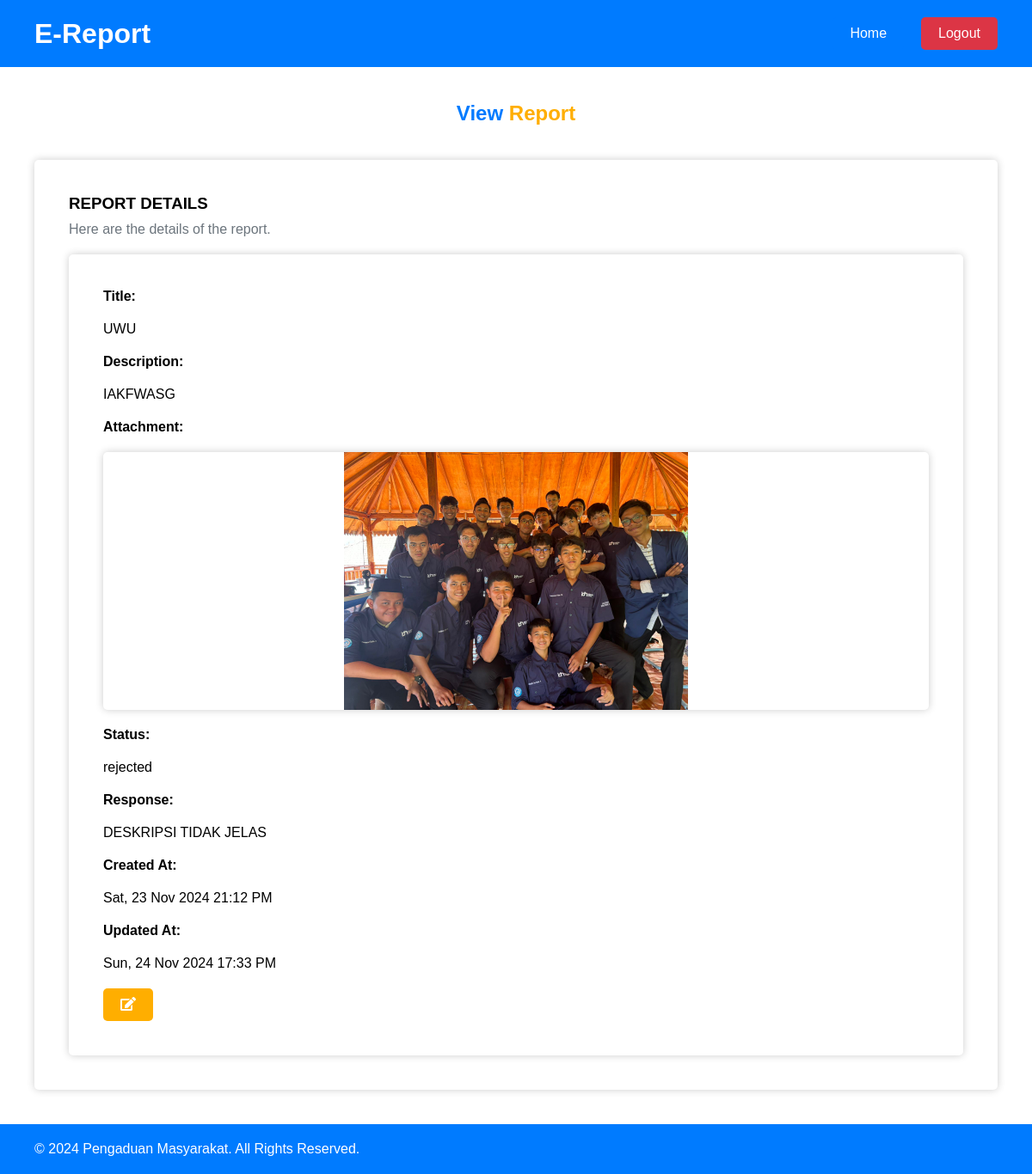
Screenshot of /public/?page=report-view&id=8 (signed in) with the database file from the repository.
### tables this page shows
CREATE TABLE `reports` (
  `id` int(11) NOT NULL,
  `title` varchar(255) NOT NULL,
  `description` text NOT NULL,
  `attachment` varchar(255) DEFAULT NULL,
  `user_id` int(11) NOT NULL,
  `status` enum('pending','in_progress','resolved','rejected') NOT NULL DEFAULT 'pending',
  `response` text DEFAULT NULL,
  `created_at` timestamp NOT NULL DEFAULT current_timestamp(),
  `updated_at` timestamp NOT NULL DEFAULT current_timestamp()
);

### config/database.php (called while the page is built)
<?php
class Database {
    private static $host = 'localhost';
    private static $dbName = 'e-report';
    private static $username = 'root';
    private static $password = '';
    private static $pdo;
    public static function getConnection() {
        if (self::$pdo == null) {
            try {
                $dsn = 'mysql:host=' . self::$host . ';dbname=' . self::$dbName . ';charset=utf8';
                self::$pdo = new PDO($dsn, self::$username, self::$password);
                self::$pdo->setAttribute(PDO::ATTR_ERRMODE, PDO::ERRMODE_EXCEPTION);
            } catch (PDOException $e) {
                die('Connection failed: ' . $e->getMessage());
            }
        }
        return self::$pdo;
    }
}

### models/Report.php (called while the page is built, shortened)
<?php
require_once '../config/database.php';
class Report
{
    private $pdo;
    public function __construct()
    {
        $this->pdo = Database::getConnection();
    }
    public function getById($id)
    {
        $sql = "SELECT * FROM reports WHERE id = :id";
        $stmt = $this->pdo->prepare($sql);
        $stmt->bindParam(':id', $id, PDO::PARAM_INT);
        $stmt->execute();
        return $stmt->fetch(PDO::FETCH_ASSOC);
    }
}

### public/index.php (called while the page is built)
<?php
require_once '../config/database.php';
require_once '../routes/web.php';

### helpers/url_helper.php (called while the page is built, shortened)
<?php
function url($page, $params = []) {
    $baseUrl = "http://localhost/e-report/public";
    $queryString = http_build_query($params);
    return $baseUrl . "/?page=" . $page . ($queryString ? "&" . $queryString : "");
}

### helpers/auth_helper.php (called while the page is built, shortened)
<?php
function isAuthenticated() {
    return isset($_SESSION['user']);
}

### helpers/date_helper.php (called while the page is built)
<?php
function format_date($date) {
    return date('D, d M Y H:i A', strtotime($date));
}
?>

### views/reports/view.php (the view, shortened to what this page needs)
<?php
require_once '../views/layout/header.php';
require_once '../helpers/date_helper.php';
require_once '../helpers/auth_helper.php';
?>
<main>
    <h2>View <span>Report</span></h2>
    <section>
        <h3>Report Details</h3>
        <p>Here are the details of the report.</p>
        <article>
            <h4>Title:</h4>
            <p><?= $report['title']; ?></p>
            <h4>Description:</h4>
            <p><?= $report['description']; ?></p>
            <h4>Attachment:</h4>
            <?php if ($report['attachment']): ?>
                <img src="uploads/<?= $report['attachment']; ?>" alt="Attachment" onclick="openImage('uploads/<?= $report['attachment']; ?>')" title="Click to open">
            <?php else: ?>
                <p>No attachment available.</p>
            <?php endif; ?>
            <h4>Status:</h4>
            <p><?= $report['status']; ?></p>
            <h4>Response:</h4>
            <p><?= $report['response'] ?? 'No response'; ?></p>
            <h4>Created At:</h4>
            <p><?= format_date($report['created_at']) ?></p>
            <h4>Updated At:</h4>
            <p><?= format_date($report['updated_at']) ?></p>
            <div class="actions">
                <a class="btn edit-btn" href="<?= url('report-edit', ['id' => $report['id']]); ?>">
                    <i class="fas fa-edit"></i>
                </a>
            </div>
        </article>
    </section>
</main>
<?php require_once '../views/layout/footer.php'; ?>

### routes/web.php (shortened to what this page needs)
<?php
require_once '../helpers/url_helper.php';
require_once '../helpers/auth_helper.php';
require_once '../controllers/AdminController.php';
$page = $_GET['page'] ?? 'home';
$authController = new AuthController();
$reportController = new ReportController();
$adminController = new AdminController();
if ($page === 'login') {
    $authController->showLoginForm();
} elseif ($page === 'register') {
    $authController->showRegisterForm();
} elseif ($page === 'doLogin') {
    $authController->login();
} elseif ($page === 'doRegister') {
    $authController->register();
} elseif ($page === 'logout') {
    $authController->logout();
} elseif ($page === 'report-view') {
    $controller = isAdmin() ? $adminController : $reportController;
    $controller->show($_GET['id']);
} elseif ($page === 'report-create') {
    $reportController->create();
} elseif ($page === 'report-store') {
    $reportController->store();
} elseif ($page === 'report-edit') {
    $controller = isAdmin() ? $adminController : $reportController;
    $controller->edit($_GET['id']);
} elseif ($page === 'report-update') {
    $reportController->update($_POST['id']);
} elseif ($page === 'report-delete') {
    $reportController->delete($_GET['id']);
} elseif ($page === 'report-update-status') {
    $adminController->update($_POST['id']);
} elseif ($page === 'home') {
    $controller = isAdmin() ? $adminController : $reportController;
    $controller->index();
} else {
    require_once '../views/error-page.php';
}

### controllers/AdminController.php (shortened to what this page needs)
<?php
require_once '../models/Report.php';
require_once '../helpers/url_helper.php';
require_once '../helpers/auth_helper.php';
class AdminController
{
    private $reportModel;
    public function __construct()
    {
        $this->reportModel = new Report();
    }
    public function show($id)
    {
        $report = $this->reportModel->getById($id);
        if (!$report) {
            $error = "Report not found";
            require_once '../views/error-page.php';
        } else {
            require_once '../views/reports/view.php';
        }
    }
}

### views/layout/header.php (shortened to what this page needs)
<?php
require_once '../helpers/auth_helper.php';
require_once '../helpers/url_helper.php';
?>
<!DOCTYPE html>
<html lang="en">
<head>
    <link rel="stylesheet" href="./css/style.css">
    <link rel="stylesheet" href="https://cdnjs.cloudflare.com/ajax/libs/font-awesome/5.15.3/css/all.min.css">
</head>
<body>
    <header>
        <a href="<?= url('home'); ?>">
            <h1>E-Report</h1>
        </a>
        <nav>
            <?php if (isAuthenticated()): ?>
                <a class="btn home-btn" href="<?= url('home'); ?>">Home</a>
                <a class="btn logout-btn" href="<?= url('logout'); ?>">Logout</a>
            <?php else:; ?>
                <a class="btn login-btn" href="<?= url('login'); ?>">Login</a>
                <a class="btn register-btn" href="<?= url('register'); ?>">Register</a>
            <?php endif; ?>
        </nav>
    </header>

### views/layout/footer.php
<footer>
    <p>&copy; 2024 Pengaduan Masyarakat. All Rights Reserved.</p>
</footer>
</body>
</html>

### assets/css/style.css (style rules this page uses)
* { margin: 0; padding: 0; font-family: "Montserrat", sans-serif; box-sizing: border-box; }
:root { --primary-color: #007bff; --secondary-color: #6c757d; --complement-color: #ffae00; --red-color: #dc3545; --padding-container: 20px 40px; --padding-btn: 10px 20px; --gap: 20px; --border-radius: 5px; --form-max-w: 500px; --box-shadow: 0 0 10px rgba(0, 0, 0, 0.2); }
a { text-decoration: none; color: inherit; }
body { background-color: var(--background-color); }
header { display: flex; justify-content: space-between; align-items: center; padding: var(--padding-container); background-color: var(--primary-color); color: #fff; }
nav { display: flex; align-items: center; gap: var(--gap); font-weight: 500; }
.btn { background-color: var(--primary-color); color: #fff; padding: var(--padding-btn); border-radius: var(--border-radius); position: relative; overflow: hidden; border: none; cursor: pointer; font-size: 1rem; font-weight: 500; text-align: center; }
.btn::before { content: ""; position: absolute; top: 0; right: 0; width: 0; height: 100%; background-color: rgba(0, 0, 0, 0.15); transition: width 0.3s ease-in-out; }
.logout-btn { background-color: var(--red-color); }
main { margin: 20px 0; padding: var(--padding-container); display: flex; flex-direction: column; gap: var(--gap); justify-content: center; align-items: center; }
footer { padding: var(--padding-container); background-color: var(--primary-color); color: #fff; display: flex; justify-content: space-between; align-items: center; }
h2 { text-align: center; margin-bottom: 20px; color: var(--primary-color); font-size: 24px; }
h2 > span { color: var(--complement-color); }
section { display: flex; flex-direction: column; gap: calc(var(--gap) / 2); padding: 40px; background-color: #fff; border-radius: var(--border-radius); box-shadow: var(--box-shadow); width: 100%; margin: 0 auto; }
section > h3 { text-transform: uppercase; }
section > p { color: var(--secondary-color); margin-bottom: 10px; }
.actions { display: flex; gap: 10px; }
.edit-btn { background-color: var(--complement-color); }
article { display: flex; flex-direction: column; gap: var(--gap); padding: 40px; background-color: #fff; border-radius: var(--border-radius); box-shadow: var(--box-shadow); width: 100%; margin: 0 auto; }
article > img, .form-group > img { width: 100%; height: 300px; object-fit: contain; border-radius: var(--border-radius); box-shadow: var(--box-shadow); cursor: pointer; }

### rows the page displays
reports: title "UWU", description "IAKFWASG", attachment (picture), status "rejected", response "DESKRIPSI TIDAK JELAS", created_at "Sat, 23 Nov 2024 21:12 PM", updated_at "Sun, 24 Nov 2024 17:33 PM"
